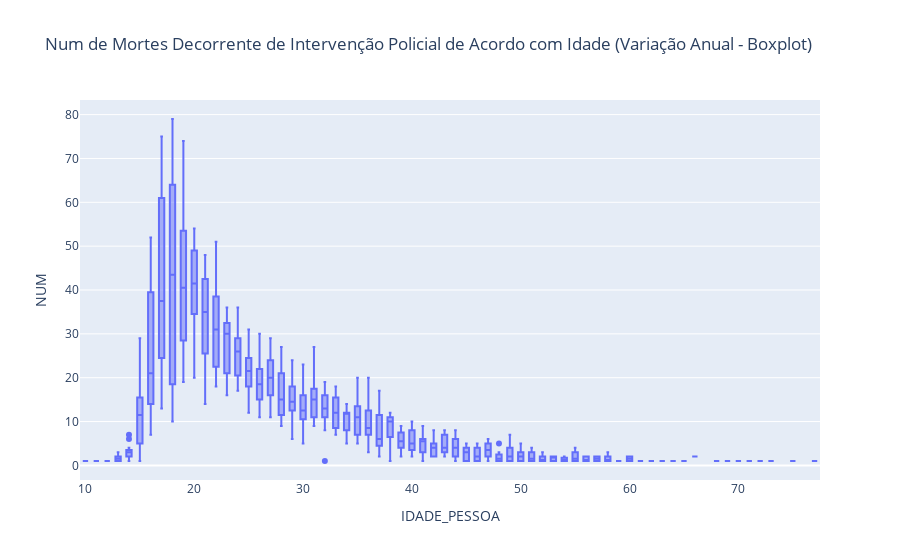

Here is the notebook cell this chart was saved with:
### Markdown cell above
## Num de MDIP de Acordo com Idade (Ao longo dos anos)

### Code cell
dfIdade = dfPolice.groupby(['ANO_BO','IDADE_PESSOA'])[['IDADE_PESSOA']].count()
dfIdade.columns=['NUM']
dfIdade = dfIdade.reset_index()

px.box(dfIdade, x='IDADE_PESSOA',y='NUM',title='Num de Mortes Decorrente de Intervenção Policial de Acordo com Idade (Variação Anual - Boxplot)')

### Figure 1 — Plotly figure (JSON) as saved in the notebook; plotly's stock layout.template omitted (floating-point values rounded to 4 significant figures; data arrays with more than 128 entries replaced by an {"elided": "..."} marker saying what was removed)
{"data": [{"alignmentgroup": "True", "hovertemplate": "IDADE_PESSOA=%{x}<br>NUM=%{y}<extra></extra>", "legendgroup": "", "marker": {"color": "#636efa"}, "name": "", "notched": false, "offsetgroup": "", "orientation": "v", "showlegend": false, "type": "box", "x": {"elided": "512 mixed values"}, "x0": " ", "xaxis": "x", "y": {"elided": "512 int values"}, "y0": " ", "yaxis": "y"}], "layout": {"boxmode": "group", "legend": {"tracegroupgap": 0}, "title": {"text": "Num de Mortes Decorrente de Intervenção Policial de Acordo com Idade (Variação Anual - Boxplot)"}, "xaxis": {"anchor": "y", "domain": [0, 1], "title": {"text": "IDADE_PESSOA"}}, "yaxis": {"anchor": "x", "domain": [0, 1], "title": {"text": "NUM"}}}}
